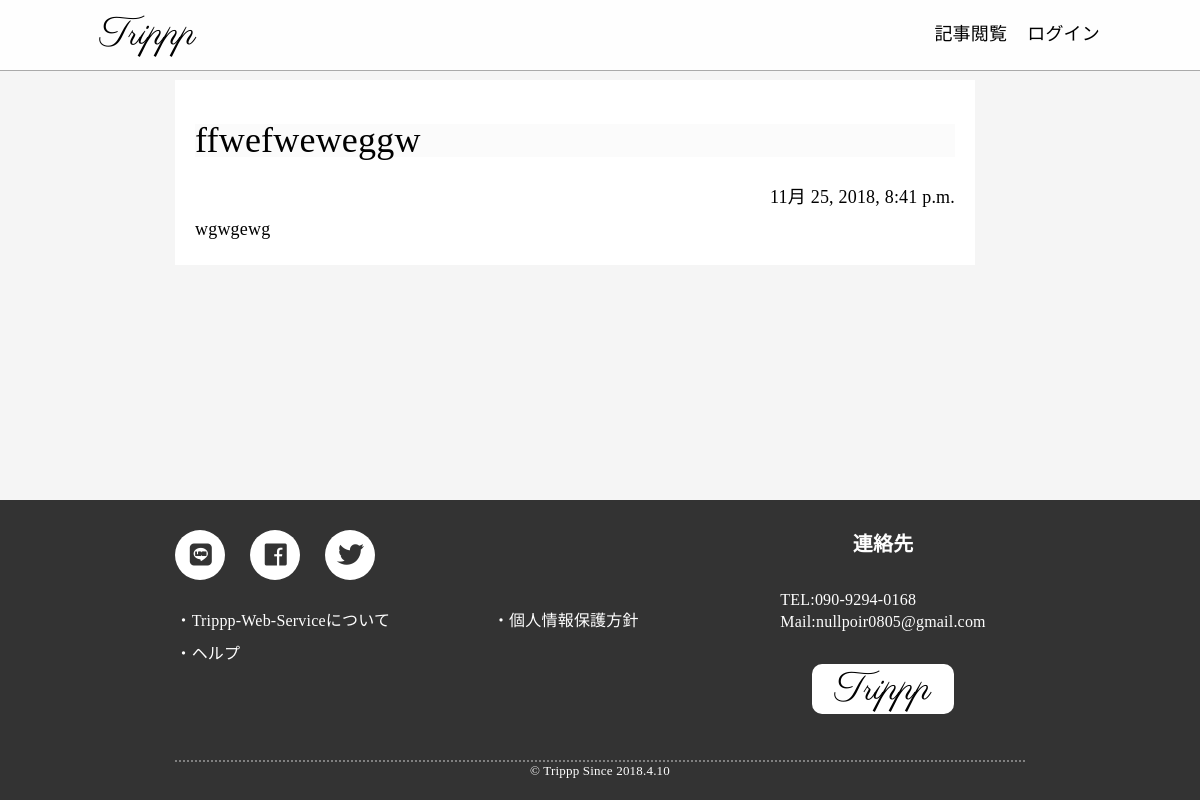
/tabilog/articles/3, run on the app's committed database.
### tabilog/models.py (models this page shows, shortened)
class tabilog(models.Model):
    title=models.CharField(max_length=40)
    pub_date=models.DateTimeField(default=datetime.now)
    author=models.CharField(max_length=30)
    user_pk=models.IntegerField()
    tag=models.CharField(max_length=100)
    thumbnail = models.ImageField(upload_to='thambnail/',blank=True)
    body=HTMLField("body")
    content=HTMLField("content")
    index=HTMLField("index",blank=True)

### tabilog/views.py (the view)
# urls.py: path('articles/<int:number>',views.tabilog_show,name="tabilog_show"),
def tabilog_show(request,number):
    tabilog_render=tabilog.objects.get(pk=number)
    return render(request,"tabilog/tabilog.html",{"tabilog":tabilog_render,"search_flag":0})

### templates/tabilog/tabilog.html (shortened to what this page needs)
{% extends "base.html" %}
{% load static %}
{% block header %}
<link rel="stylesheet" type="text/css" href="{% static 'css/tabilog.css' %}">
{% endblock %}
{% block content %}
  <div class="content__body">
    <h1>{{tabilog.title}}</h1>
    <div class="content__pubdate">{{tabilog.pub_date}}</div>
    {{tabilog.content | safe}}
  </div>
{% endblock %}

### static/css/base.css (style rules this page uses)
* { box-sizing: border-box; }
#trippp { font-size: 10px; height: 100%; overflow-x: hidden; }
#trippp h1 { background-color: #fbfbfb; width:100%; font-weight: normal; }
#root { margin:0; padding-top:70px; display: flex; flex-direction: column; min-height: 100%; max-width: 100%; font-size: 1.8rem; letter-spacing: 0.02rem; line-height: 1.42857; background-color: #f5f5f5; }

### static/css/tabilog.css (style rules this page uses)
.content__pubdate { width:100%; text-align: right; }
.content__body { width:800px; background-color: white; margin-right:10px; flex: none; padding:2rem; }

### data on the page
tabilog: title "ffwefweweggw", pub_date "11月 25, 2018, 8:41 p.m.", content "wgwgewg"
